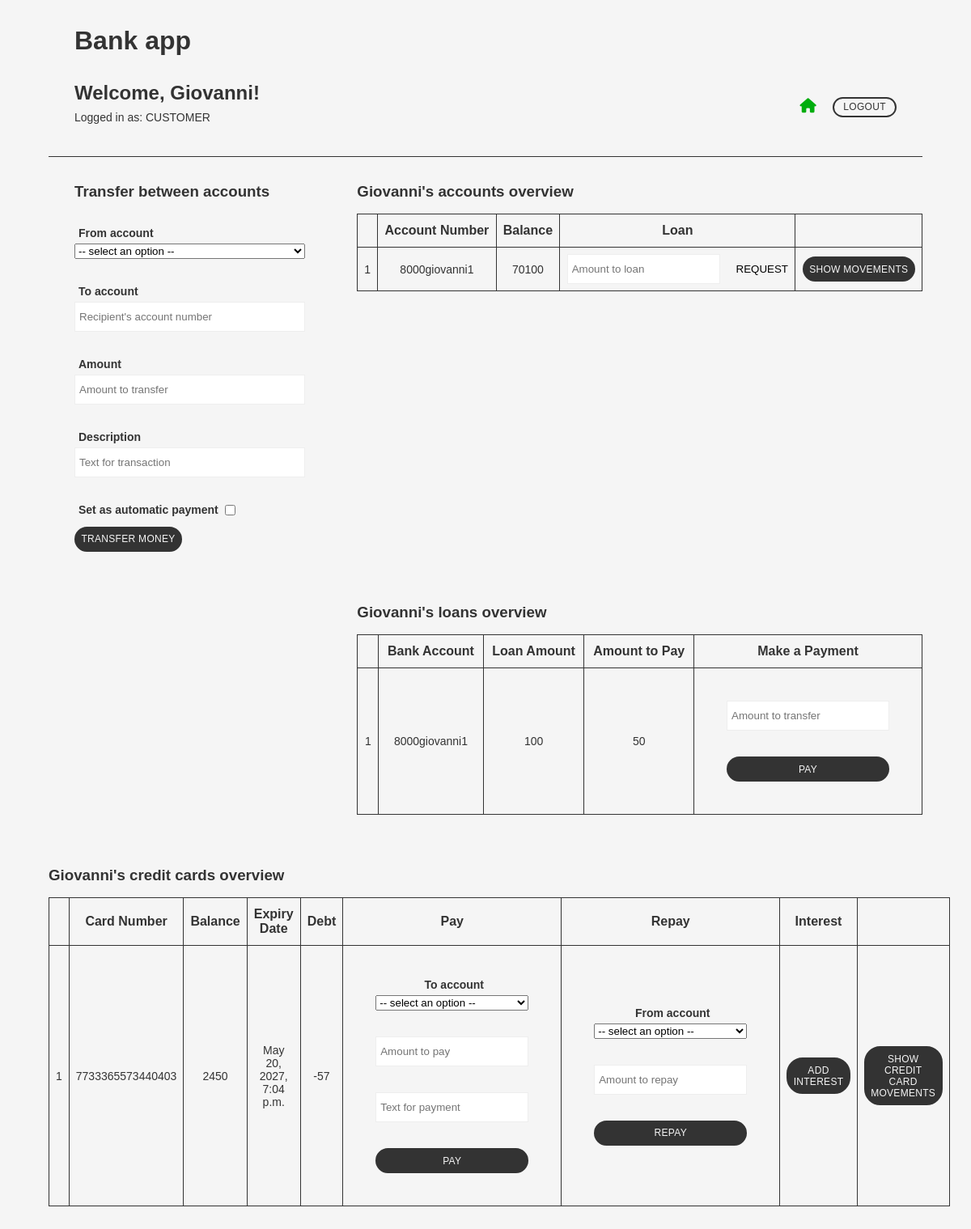
The page /bank_app/ (signed in) on the database as committed earlier.
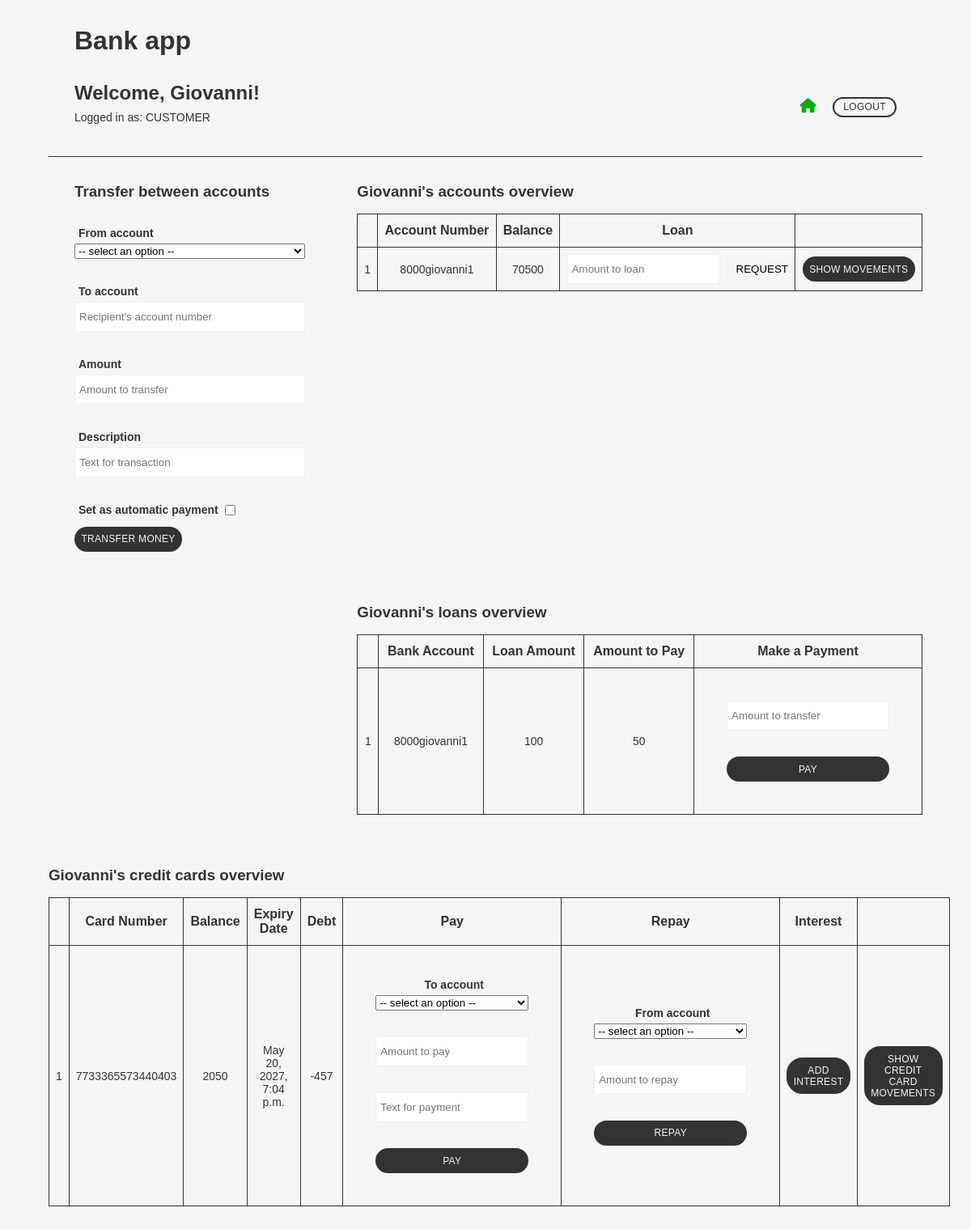
The same page on the database as committed later.
### bank_app/models.py (models this page shows, shortened)
class Account(models.Model):
    customer = models.ForeignKey(Customer, on_delete=models.CASCADE)
    accountNumber = models.CharField(max_length=20)
    def __str__(self):
        return f"{self.accountNumber}"

class CreditCard(models.Model):
    customer = models.ForeignKey(Customer, on_delete=models.CASCADE)
    cardNumber = models.IntegerField()
    initialBalance = models.IntegerField()
    spentAmount = models.IntegerField()
    expiryDate = models.DateTimeField(default=now, editable=False)
    cvvNumber = models.IntegerField()

### bank_app/views.py (the view)
# urls.py: path('', views.index, name='index'),
def index(request):
    return show_index(request)

### bank_app/views_common.py (called while the page is built)
def get_user_type(u:User) -> str:
    if u and u.is_authenticated:
        try:
            customer = Customer.objects.get(user = u)
            return "CUSTOMER"
        except:
            return "BANKER"
        return "unknown type"

def get_balance_for_account(acc:Account) -> int:
    result = AccountMovement.objects.filter(account = acc).aggregate(Sum('value'))
    return result['value__sum']

def get_repay_amount_for_card(acc:CreditCard) -> int:
    result = CardMovement.objects.filter(card = acc).aggregate(Sum('value'))
    return result['value__sum']

### bank_app/templates/bank_app/index.html (shortened to what the changed rows need)
{% load static %}
<!DOCTYPE html>
<html lang="en">
	<head>
	<link rel="stylesheet" href="{% static 'css/style.css' %}" />
	</head>
	<body>
	{% if request.user.is_authenticated %}
	<header>
		<h1>Bank app</h1>
		<section>
			<div>
				<h2>Welcome, {{ request.user.username }}!</h2>
			</div>
		</section>
	</header>
		{% if usertype == "BANKER" %}
		<main class="main">
			<section id="create_cust">
				<h3>Create customer</h3>
				<form method="post">
					{% csrf_token %}
					<div class="form_item_wrapper">
						<label>User Name</label>
						<input type="text" name="name" placeholder="Type new user name" required />
					</div>
					<div class="form_item_wrapper">
						<label>Password</label>
						<input type="password" name="password" placeholder="Type new password for the user" required />
					</div>
					<div class="form_item_wrapper">
						<label>Phone</label>
						<input type="text" name="phone" pattern="[0-9]{8}" placeholder="User's phone (8 digits)" required />
					</div>
					<button formaction="{% url 'bank_app:create_customer' %}" class="btn">Create customer</button>
				</form>
			</section>
			<section id="cust_list">
				<h3>Customer list</h3>
				<p>Number of customers: {{ customer_count }}</p>
				<table>
					<tr>
						<th></th>
						<th>User Name</th>
						<th>Phone</th>
						<th>Ranking</th>
						<th></th>
					</tr>
				{% for c in customers %}
				<tr {% if forloop.counter|divisibleby:2 %}
                        class="white_bg"
                    {% endif %}	>
						<form method="post">
							{% csrf_token %}
								<input type="hidden" name="pk" value="{{ c.pk }}" />
								<td>{{ forloop.counter }}</td>
								<td>{{ c.user.username }}</td>
								<td>{{ c.phone }}</td>
								<td>
									<select name="ranking">
										{% for r in rankings %}
											{% if r.rType == c.ranking.rType %}
												<option value="{{ r.pk }}" selected>{{ r.rType }}</option>
											{% else %}
											<option value="{{ r.pk }}">{{ r.rType }}</option>
											{% endif %}
										{% endfor %}
									</select>
									<button formaction="{% url 'bank_app:update_ranking' %}" class="simple_btn">Update</button>
								</td>
								<td><button formaction="{% url 'bank_app:accounts' %}" class="btn">Manage accounts</button></td>
								<td>
									<button formaction="{% url 'bank_app:del_customer' %}" class="icon_btn del_btn">
										<i class="fa-solid fa-trash"></i>
									</button>
								</td>
						</form>
					</tr>
				{% endfor %}
				</table>
			</section>
		</main>
		{% else %}
		<main class="main">
			<section id="account_overview">
				<table>
					<tr>
						<th></th>
						<th>Account Number</th>
						<th>Balance</th>
						<th>Loan</th>
					</tr>
					{% for a in customer_accounts %}
					<tr 	>
						<form method="post">
								<td>{{ forloop.counter }}</td>
								<td>{{ a.accountNumber }}</td>
								<td>
									{% for b in balances %}
										{% if b.0 == a.pk %}
											{{ b.1 }}
										{% endif %}
									{% endfor %}
								</td>
								<td>
									{% if active_customer.ranking.loan == True %}
										<input type="number" name="loan_amount" placeholder="Amount to loan" />
										<button formaction="{% url 'bank_app:request_loan' %}" class="simple_btn">
											Request
										</button>
									{% else %}
										<p>Not available</p>
									{% endif %}
								</td>
								<td>
									<button formaction="{% url 'bank_app:show_movements' %}" class="btn">Show movements</button>
								</td>
						</form>
					</tr>
					{% endfor %}
				</table>
			</section>
			<section id="loans_overview">
                <table>
                    <tr>
                        <th></th>
                        <th>Bank Account</th>
                        <th>Loan Amount</th>
                        <th>Amount to Pay</th>
                        <th>Make a Payment</th>
                    </tr>
				</table>
			</section>
			<section id="cards_overview">
				<table>
					<tr>
						<th></th>
						<th>Card Number</th>
						<th>Balance</th>
						<th>Expiry Date</th>
						<th>Debt</th>
						<th>Pay</th>
						<th>Repay</th>
						<th>Interest</th>
						<th></th>
					</tr>
					{% for c in cards %}
					<tr 	>
						<form method="post">
								<td>{{ forloop.counter }}</td>
								<td>{{ c.cardNumber }}</td>
								<td>{{ c.initialBalance }}</td>
								<td>{{ c.expiryDate }}</td>
								<td>
									{% for b in card_repay_balances %}
										{% if b.0 == c.pk %}
											{{ b.1 }}
										{% endif %}
									{% endfor %}
								</td>
								<td>
									<div class="form_item_wrapper">
										<label>To account</label>
										<select name="to_account">
											<option disabled selected value> -- select an option -- </option>
										</select>
									</div>
									<div class="form_item_wrapper">
										<input type="number" name="card_pay" placeholder="Amount to pay" />
									</div>
									<div class="form_item_wrapper">
										<input type="text" name="card_desc" placeholder="Text for payment" />
									</div>
									<div class="form_item_wrapper">
										<button formaction="{% url 'bank_app:pay_card' %}" class="btn">
											Pay
										</button>
									</div>
								</td>
								{% if c.spentAmount != 0 %}
									<td>
										<div class="form_item_wrapper">
											<label>From account</label>
											<select name="from_account">
												<option disabled selected value> -- select an option -- </option>
											</select>
										</div>
										<div class="form_item_wrapper">
											<input type="number" name="card_repay" placeholder="Amount to repay" />
										</div>
										<div class="form_item_wrapper">
											<button formaction="{% url 'bank_app:repay_card' %}" class="btn">
												Repay
											</button>
										</div>
									</td>
								{% else %}
									<td></td>
								{% endif %}
								<td>
									<button formaction="{% url 'bank_app:add_interest' %}" class="btn">Add interest</button>
								</td>
								<td>
									<button formaction="{% url 'bank_app:show_card_movements' %}" class="btn">Show credit card movements</button>
								</td>
						</form>
					</tr>
					{% endfor %}
				</table>
			</section>
		</main>
		{% endif%}
	{% else %}
		<h2>Please log in</h2>
	{% endif %}
	</body>
</html>

Rows that differ between the two databases and show on the page:
changed CreditCard: initialBalance "2450" → "2050"
Other text that changed with them:
new list line: "70500"
new list line: "-457"
list line gone: "70100"
list line gone: "-57"
